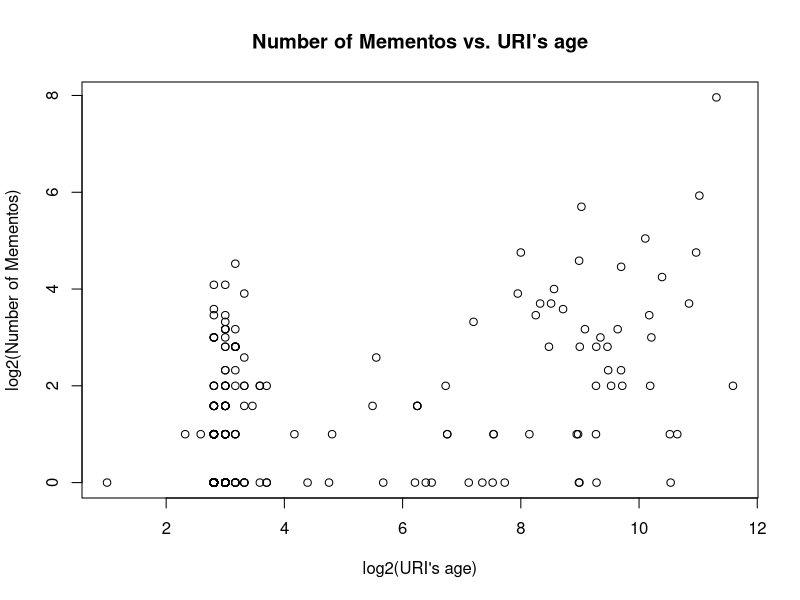

Write R code to recreate this figure.
data=read.csv("data_scatter.csv", header=T, sep='\t')
plot(log(data[,"age"],base=2),log(data[,"mementos"],base=2), main="Number of Mementos vs. URI's age", xlab="log2(URI's age)",ylab="log2(Number of Mementos)")
